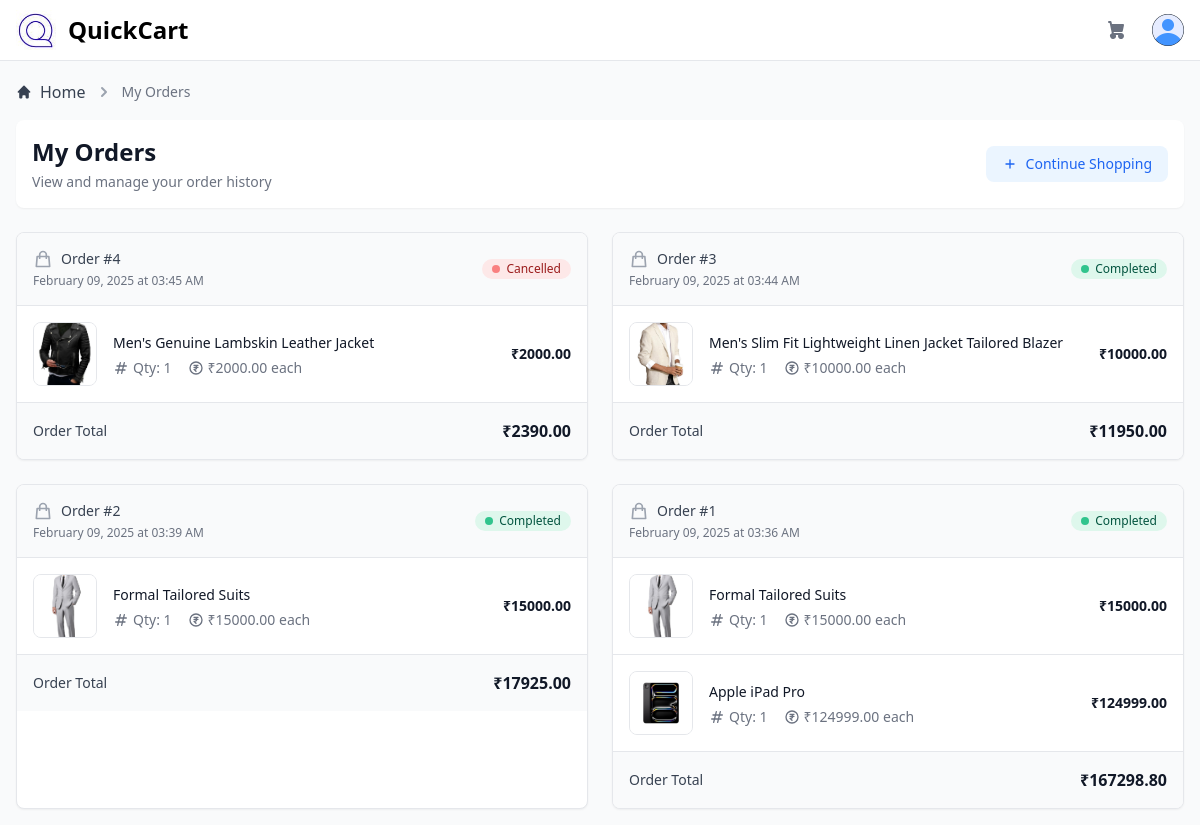
/orders (signed in), run on the app's committed database.
### app.py (models this page shows)
class Order(db.Model):
    __tablename__ = "order"
    id = db.Column(db.Integer, primary_key=True)
    user_id = db.Column(db.Integer, db.ForeignKey("user_database.id"), nullable=False)
    total_price = db.Column(db.Float, nullable=False)
    status = db.Column(db.String(50), default="Pending")
    created_at = db.Column(
        db.DateTime,
        default=lambda: datetime.now(timezone("Asia/Kolkata")),
        nullable=False,
    )

class OrderItem(db.Model):
    __tablename__ = "order_item"
    id = db.Column(db.Integer, primary_key=True)
    order_id = db.Column(db.Integer, db.ForeignKey("order.id"), nullable=False)
    product_id = db.Column(db.Integer, db.ForeignKey("product.id"), nullable=False)
    quantity = db.Column(db.Integer, nullable=False)
    price = db.Column(db.Float, nullable=False)  # Store price at the time of purchase
    order = db.relationship("Order", backref="order_items", lazy=True)
    product = db.relationship("Product", backref="order_items", lazy=True)

class Product(db.Model):
    __tablename__ = "product"
    id = db.Column(db.Integer, primary_key=True)
    name = db.Column(db.String(200), nullable=False)
    description = db.Column(db.Text, nullable=False)
    price = db.Column(db.Float, nullable=False)
    category = db.Column(db.String(100), nullable=False)
    rating = db.Column(db.Float, default=0)
    stock = db.Column(db.Integer, default=0)
    image = db.Column(db.String(150), nullable=True)
    created_at = db.Column(db.DateTime, default=datetime.now(timezone("Asia/Kolkata")))
    earning = db.Column(db.Float, default=0)
    supplier_id = db.Column(
        db.Integer, db.ForeignKey("user_database.id"), nullable=False
    )
    reviews = db.relationship("Review", backref="product", lazy=True)
    cart_items = db.relationship("CartItem", backref="product", lazy=True)

### app.py (the view)
@app.route("/orders")
@login_required
def orders():
    user_orders = Order.query.filter_by(user_id=current_user.id)\
        .order_by(Order.created_at.desc())\
        .all()
    min_price = db.session.query(func.min(Product.price)).scalar() or 0
    max_price = db.session.query(func.max(Product.price)).scalar() or 10000
    return render_template("user/orders.html",
                         orders=user_orders,
                         user=current_user,
                         min_price=min_price,
                         max_price=max_price)

### app.py (called while the page is built)
@login_manager.user_loader
def load_user(user_id):
    return UserDatabase.query.get(int(user_id))

@app.context_processor
def inject_cart_data():
    cart_items = []
    cart_count = 0
    if current_user.is_authenticated:
        cart_items = CartItem.query.filter_by(user_id=current_user.id).all()
        cart_count = sum(item.quantity for item in cart_items)
    return dict(cart_items=cart_items, cart_count=cart_count)

@app.context_processor
def inject_cart_data():
    cart_items = []
    cart_count = 0
    if current_user.is_authenticated:
        cart_items = CartItem.query.filter_by(user_id=current_user.id).all()
        cart_count = sum(item.quantity for item in cart_items)
    return dict(cart_items=cart_items, cart_count=cart_count)

### templates/user/orders.html (shortened to what this page needs)
{% extends "layout.html" %}
{% block content %}
<nav class="flex mb-4" aria-label="Breadcrumb">
  <ol class="inline-flex items-center space-x-1 md:space-x-2">
    <li class="inline-flex items-center">
      <a href="{{ url_for('home') }}" class="inline-flex items-center text-gray-700 hover:text-blue-600 dark:text-gray-300 dark:hover:text-white">
        <svg class="w-4 h-4 mr-2" fill="currentColor" viewBox="0 0 20 20" xmlns="http://www.w3.org/2000/svg">
          <path d="M10.707 2.293a1 1 0 00-1.414 0l-7 7a1 1 0 001.414 1.414L4 10.414V17a1 1 0 001 1h2a1 1 0 001-1v-2a1 1 0 011-1h2a1 1 0 011 1v2a1 1 0 001 1h2a1 1 0 001-1v-6.586l.293.293a1 1 0 001.414-1.414l-7-7z"></path>
        </svg>
        Home
      </a>
    </li>
    <li aria-current="page">
      <div class="flex items-center">
        <svg class="w-5 h-5 text-gray-400" fill="currentColor" viewBox="0 0 20 20" xmlns="http://www.w3.org/2000/svg">
          <path fill-rule="evenodd" d="M7.293 14.707a1 1 0 010-1.414L10.586 10 7.293 6.707a1 1 0 011.414-1.414l4 4a1 1 0 010 1.414l-4 4a1 1 0 01-1.414 0z" clip-rule="evenodd"></path>
        </svg>
        <span class="ml-1 text-sm font-medium text-gray-500 md:ml-2 dark:text-gray-400">My Orders</span>
      </div>
    </li>
  </ol>
</nav>
<div class="p-4 bg-white rounded-lg shadow-sm mb-6 dark:bg-gray-800">
  <div class="flex items-center justify-between">
    <div>
      <h1 class="text-xl font-semibold text-gray-900 sm:text-2xl dark:text-white">My Orders</h1>
      <p class="mt-1 text-sm text-gray-500 dark:text-gray-400">View and manage your order history</p>
    </div>
    <a href="{{ url_for('home') }}" class="inline-flex items-center px-4 py-2 text-sm font-medium text-blue-600 bg-blue-50 rounded-lg hover:bg-blue-100 dark:bg-blue-900/20 dark:text-blue-400 dark:hover:bg-blue-900/30">
      <svg class="w-4 h-4 mr-2" fill="none" stroke="currentColor" viewBox="0 0 24 24">
        <path stroke-linecap="round" stroke-linejoin="round" stroke-width="2" d="M12 6v6m0 0v6m0-6h6m-6 0H6"/>
      </svg>
      Continue Shopping
    </a>
  </div>
</div>
<div class="grid grid-cols-1 md:grid-cols-2 gap-6">
  {% if orders %}
    {% for order in orders %}
    <div class="bg-white rounded-lg shadow-sm overflow-hidden border border-gray-200 hover:border-gray-300 transition-colors dark:bg-gray-800 dark:border-gray-700 dark:hover:border-gray-600">
      <div class="p-4 bg-gray-50 border-b border-gray-200 dark:bg-gray-800/50 dark:border-gray-700">
        <div class="flex flex-wrap items-center justify-between gap-2">
          <div>
            <div class="flex items-center gap-2">
              <svg class="w-5 h-5 text-gray-400" fill="none" stroke="currentColor" viewBox="0 0 24 24">
                <path stroke-linecap="round" stroke-linejoin="round" stroke-width="2" d="M16 11V7a4 4 0 00-8 0v4M5 9h14l1 12H4L5 9z"/>
              </svg>
              <p class="text-sm font-medium text-gray-700 dark:text-gray-300">Order #{{ order.id }}</p>
            </div>
            <p class="mt-1 text-xs text-gray-500 dark:text-gray-400">
              {{ order.created_at.strftime('%B %d, %Y at %I:%M %p') }}
            </p>
          </div>
          <div class="flex items-center gap-3">
            <span class="inline-flex items-center px-2.5 py-0.5 rounded-full text-xs font-medium
              {% if order.status == 'Pending' %}
                bg-yellow-100 text-yellow-800 dark:bg-yellow-900/30 dark:text-yellow-500
              {% elif order.status == 'Completed' %}
                bg-green-100 text-green-800 dark:bg-green-900/30 dark:text-green-500
              {% elif order.status == 'Cancelled' %}
                bg-red-100 text-red-800 dark:bg-red-900/30 dark:text-red-500
              {% endif %}
            ">
              <span class="flex w-2 h-2 mr-1.5 rounded-full
                {% if order.status == 'Pending' %}
                  bg-yellow-400
                {% elif order.status == 'Completed' %}
                  bg-green-400
                {% elif order.status == 'Cancelled' %}
                  bg-red-400
                {% endif %}
              "></span>
              {{ order.status }}
            </span>
          </div>
        </div>
      </div>
      <div class="divide-y divide-gray-200 dark:divide-gray-700">
        {% for item in order.order_items %}
        <div class="p-4">
          <div class="flex items-center gap-4">
            <div class="flex-shrink-0">
              {% if item.product.image %}
                <img class="w-16 h-16 rounded-lg object-cover border border-gray-200 dark:border-gray-700"
                     src="{{ url_for('static', filename='dist/product_images/' + item.product.image) }}"
                     alt="{{ item.product.name }}">
              {% else %}
                <div class="w-16 h-16 bg-gray-100 rounded-lg border border-gray-200 dark:bg-gray-700 dark:border-gray-600"></div>
              {% endif %}
            </div>
            <div class="flex-1 min-w-0">
              <a href="{{ url_for('product_page', product_id=item.product.id) }}"
                 class="text-sm font-medium text-gray-900 hover:text-blue-600 dark:text-white dark:hover:text-blue-400">
                {{ item.product.name }}
              </a>
              <div class="mt-1 flex items-center gap-4 text-sm text-gray-500 dark:text-gray-400">
                <span class="flex items-center">
                  <svg class="w-4 h-4 mr-1" fill="none" stroke="currentColor" viewBox="0 0 24 24">
                    <path stroke-linecap="round" stroke-linejoin="round" stroke-width="2" d="M7 20l4-16m2 16l4-16M6 9h14M4 15h14"/>
                  </svg>
                  Qty: {{ item.quantity }}
                </span>
                <span class="flex items-center">
                  <svg class="w-4 h-4 mr-1" fill="none" stroke="currentColor" viewBox="0 0 24 24">
                    <path stroke-linecap="round" stroke-linejoin="round" stroke-width="2" d="M9 8h6m-5 0a3 3 0 110 6H9l3 3m-3-6h6m6 1a9 9 0 11-18 0 9 9 0 0118 0z"/>
                  </svg>
                  ₹{{ "%.2f"|format(item.price) }} each
                </span>
              </div>
            </div>
            <div class="text-right">
              <p class="text-sm font-semibold text-gray-900 dark:text-white">
                ₹{{ "%.2f"|format(item.price * item.quantity) }}
              </p>
            </div>
          </div>
        </div>
        {% endfor %}
      </div>
      <div class="p-4 bg-gray-50 dark:bg-gray-800/50 border-t border-gray-200 dark:border-gray-700">
        <div class="flex justify-between items-center">
          <span class="text-sm font-medium text-gray-700 dark:text-gray-300">Order Total</span>
          <span class="text-base font-semibold text-gray-900 dark:text-white">₹{{ "%.2f"|format(order.total_price) }}</span>
        </div>
      </div>
    </div>
    {% endfor %}
  {% endif %}
</div>
{% endblock %}

### templates/layout.html (shortened to what this page needs)
<!DOCTYPE html>
<html lang="en">
  <head>
    <link href="https://cdnjs.cloudflare.com/ajax/libs/flowbite/2.3.0/flowbite.min.css" rel="stylesheet" />
    <link
      rel="stylesheet"
      href="{{url_for('static',filename='dist/css/output.css')}}"
    />
  </head>
  <body>
    <div class="antialiased bg-gray-50 dark:bg-gray-900">
      {% include 'components/navbar.html' %}
      <main class="p-4 {% if not request.endpoint in ['product_page', 'orders', 'offers', 'recently_viewed', 'wishlist'] %}md:ml-72{% endif %} h-auto pt-20">
        <div>{% block content %}{% endblock %}</div>
      </main>
    </div>
  </body>
</html>

### templates/components/navbar.html (shortened to what this page needs)
<nav
  class="bg-white border-b border-gray-200 px-4 py-2.5 dark:bg-gray-800 dark:border-gray-700 fixed left-0 right-0 top-0 z-50"
>
  <div class="flex flex-wrap justify-between items-center">
    <div class="flex justify-start items-center">
      <a
        href="{{ url_for('home') }}"
        class="flex items-center justify-between mr-4"
      >
        <img
          src="{{url_for('static',filename='dist/images/logo.jpg')}}"
          class="mr-3 h-10"
          alt="Flowbite Logo"
        />
        <span
          class="self-center text-2xl font-semibold whitespace-nowrap dark:text-white"
          >QuickCart</span
        >
      </a>
    </div>
    <div class="flex items-center lg:order-2">
      <button
        type="button"
        data-dropdown-toggle="Cart-dropdown"
        class="p-2 mr-1 text-gray-500 rounded-lg hover:text-gray-900 hover:bg-gray-100 dark:text-gray-400 dark:hover:text-white dark:hover:bg-gray-700 focus:ring-4 focus:ring-gray-300 dark:focus:ring-gray-600"
      >
      </button>
      <button
        type="button"
        class="flex mx-3 text-sm bg-gray-800 rounded-full md:mr-0 focus:ring-4 focus:ring-gray-300 dark:focus:ring-gray-600"
        id="user-menu-button"
        aria-expanded="false"
        data-dropdown-toggle="dropdown"
      >
        <img
          class="w-8 h-8 rounded-full"
          src="{{url_for('static',filename='dist/images/user.png')}}"
          alt="user photo"
        />
      </button>
    </div>
  </div>
</nav>

### data on the page
Order: id "4", created_at "February 09, 2025 at 03:45 AM", status "Cancelled", total_price "2390.00"
OrderItem: image (picture), product.name "Men's Genuine Lambskin Leather Jacket", quantity "1", price "2000.00", item.price*item.quantity "2000.00"
Order: id "3", created_at "February 09, 2025 at 03:44 AM", status "Completed", total_price "11950.00"
OrderItem: image (picture), product.name "Men's Slim Fit Lightweight Linen Jacket Tailored Blazer", quantity "1", price "10000.00", item.price*item.quantity "10000.00"
Order: id "2", created_at "February 09, 2025 at 03:39 AM", status "Completed", total_price "17925.00"
OrderItem: image (picture), product.name "Formal Tailored Suits", quantity "1", price "15000.00", item.price*item.quantity "15000.00"
Order: id "1", created_at "February 09, 2025 at 03:36 AM", status "Completed", total_price "167298.80"
OrderItem: image (picture), product.name "Formal Tailored Suits", quantity "1", price "15000.00", item.price*item.quantity "15000.00"
OrderItem: image (picture), product.name "Apple iPad Pro", quantity "1", price "124999.00", item.price*item.quantity "124999.00"
